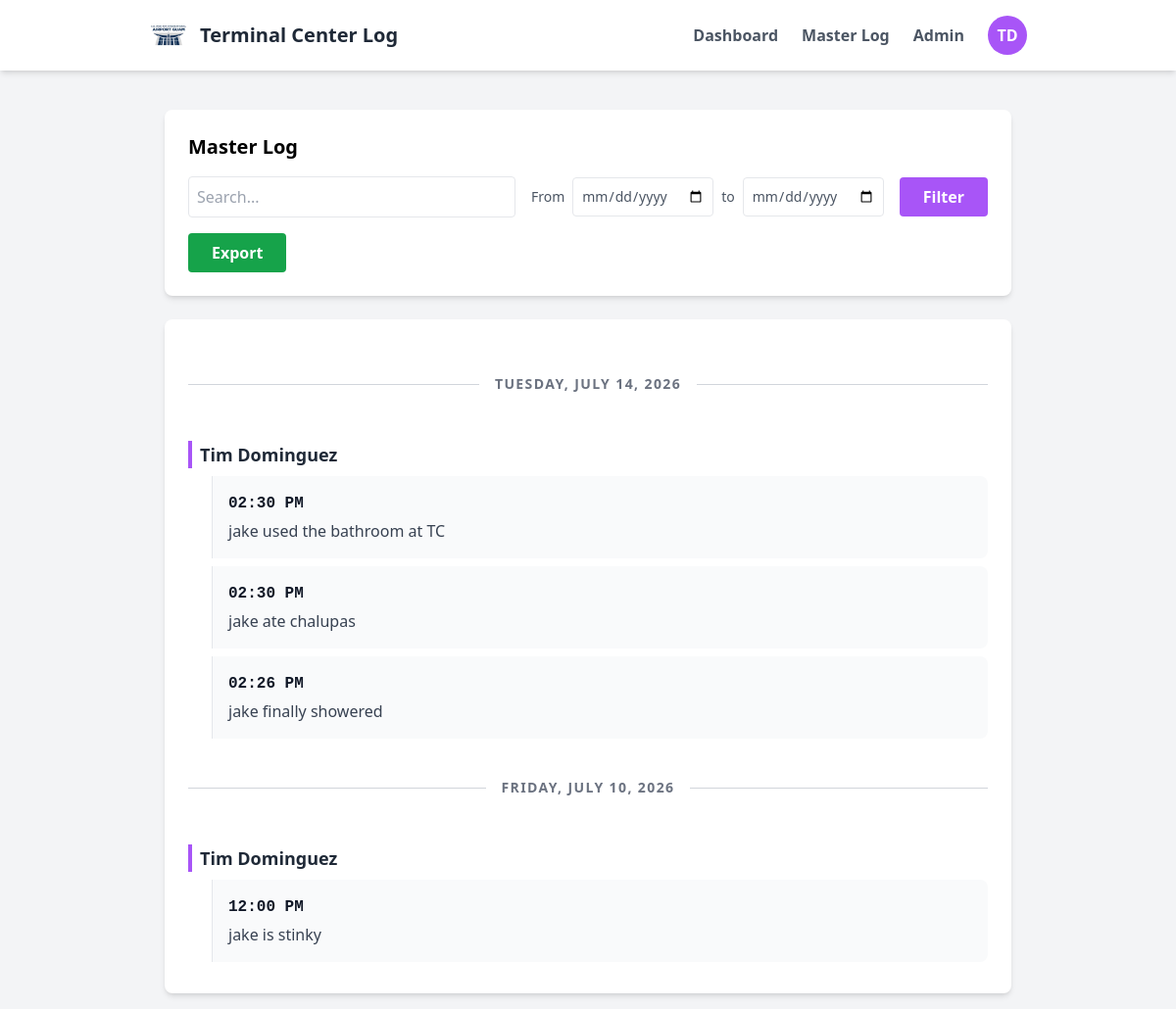
The page /master_log (signed in) on the database its author committed.
### tables this page shows
CREATE TABLE Logs (
    id INTEGER PRIMARY KEY AUTOINCREMENT,
    user_id INTEGER NOT NULL,
    timestamp DATETIME DEFAULT CURRENT_TIMESTAMP,
    content TEXT NOT NULL,
    status TEXT NOT NULL,
    FOREIGN KEY (user_id) REFERENCES Users (id)
);

CREATE TABLE Users (
    id INTEGER PRIMARY KEY AUTOINCREMENT,
    username TEXT UNIQUE NOT NULL,
    password_hash TEXT NOT NULL,
    role TEXT NOT NULL,
    first_name TEXT,
    last_name TEXT
);

### app.py (the view)
@app.route('/master_log')
def master_log():
    if 'user_id' not in session:
        return redirect(url_for('login'))
    search_query = request.args.get('q', '')
    start_date = request.args.get('start_date', '')
    end_date = request.args.get('end_date', '')
    conn = get_db()
    query = '''
        SELECT Logs.timestamp, Logs.content, Users.username, Users.first_name, Users.last_name
        FROM Logs JOIN Users ON Logs.user_id = Users.id
        WHERE Logs.status = 'committed'
    '''
    params = []
    if search_query:
        query += " AND (Logs.content LIKE ? OR Users.username LIKE ?)"
        params.extend(['%' + search_query + '%', '%' + search_query + '%'])
    if start_date:
        query += " AND DATE(datetime(Logs.timestamp, '+10 hours')) >= ?"
        params.append(start_date)
    if end_date:
        query += " AND DATE(datetime(Logs.timestamp, '+10 hours')) <= ?"
        params.append(end_date)
    query += " ORDER BY Logs.timestamp DESC"
    logs = conn.execute(query, params).fetchall()
    conn.close()
    return render_template('master_log.html', logs=logs, search_query=search_query, start_date=start_date, end_date=end_date)

### app.py (called while the page is built)
@app.template_filter('timeformat')
def timeformat(value):
    try:
        dt = datetime.strptime(value, '%Y-%m-%dT%H:%M')
        return dt.strftime('%I:%M %p')
    except:
        return value

@app.template_filter('localdate')
def localdate(value):
    try:
        dt = datetime.strptime(value, '%Y-%m-%dT%H:%M')
        return dt.strftime('%A, %B %d, %Y').upper()
    except:
        return value

def get_db():
    conn = sqlite3.connect('logbook.db')
    conn.row_factory = sqlite3.Row # This lets us access columns by name
    return conn

### templates/master_log.html
{% extends 'base.html' %}
{% block content %}
<div class="bg-white p-6 rounded-lg shadow-md mb-6">
    <h2 class="text-xl font-bold mb-4">Master Log</h2>
    <form method="GET" action="/master_log" class="flex flex-wrap gap-4 items-center">
        <input type="text" name="q" placeholder="Search..." class="flex-1 border p-2 rounded">
        <div class="flex items-center gap-2 text-sm text-gray-600 font-medium">
            <label>From</label>
            <input type="date" name="start_date" class="border p-2 rounded">
            <span>to</span>
            <input type="date" name="end_date" class="border p-2 rounded">
        </div>
        <button type="submit" class="bg-purple-500 text-white px-6 py-2 rounded font-bold hover:bg-purple-600 transition">
            Filter
        </button>
        {% if session.get('role') == 'Admin' %}
        <a href="{{ url_for('export_csv', q=request.args.get('q'), start_date=request.args.get('start_date'), end_date=request.args.get('end_date')) }}"
           class="bg-green-600 text-white px-6 py-2 rounded font-bold hover:bg-green-700 transition">
            Export
        </a>
        {% endif %}
    </form>
</div>
<div class="bg-white p-6 rounded-lg shadow-md">
    {% for log in logs %}
        {% set current_date = log['timestamp'] | localdate %}
        {% if loop.first or current_date != logs[loop.index0 - 1]['timestamp'] | localdate %}
            <div class="relative py-8">
                <div class="absolute inset-0 flex items-center"><div class="w-full border-t border-gray-300"></div></div>
                <div class="relative flex justify-center">
                    <span class="bg-white px-4 text-sm font-bold text-gray-500 uppercase tracking-widest">{{ current_date }}</span>
                </div>
            </div>
        {% endif %}
        {% if loop.first or log['user_id'] != logs[loop.index0 - 1]['user_id'] or current_date != logs[loop.index0 - 1]['timestamp'] | localdate %}
            <div class="mt-4 mb-2 pl-2 border-l-4 border-purple-500">
                <h3 class="font-bold text-gray-800 text-lg">{{ log['first_name'] }} {{ log['last_name'] }}</h3>
            </div>
        {% endif %}
        <div class="ml-6 p-4 bg-gray-50 my-2 rounded-r-lg hover:bg-gray-100 transition border-l border-gray-200">
            <p class="text-gray-900 font-bold font-mono text-base mb-1">{{ log['timestamp'] | timeformat }}</p>
            <p class="text-gray-700 mt-1">{{ log['content'] }}</p>
        </div>
    {% else %}
        <p class="text-gray-500 italic text-center py-4">No logs found.</p>
    {% endfor %}
</div>
{% endblock %}

### templates/base.html (shortened to what this page needs)
<!DOCTYPE html>
<html lang="en">
<head>
    <script src="https://cdn.tailwindcss.com"></script>
</head>
<body class="bg-gray-100 min-h-screen">
    <nav class="bg-white shadow-md p-4 mb-6">
        <div class="max-w-4xl mx-auto flex justify-between items-center">
            <div class="flex items-center gap-3">
                <img src="{{ url_for('static', filename='logo.png') }}" class="w-10 h-10 object-contain" alt="Logo">
                <span class="font-bold text-xl text-gray-800">Terminal Center Log</span>
            </div>
            <div class="flex items-center gap-6">
                <a href="/" class="text-gray-600 hover:text-purple-600 font-bold">Dashboard</a>
                <a href="/master_log" class="text-gray-600 hover:text-purple-600 font-bold">Master Log</a>
                {% if session.get('role') == 'Admin' %}
                    <a href="/admin_dashboard" class="text-gray-600 hover:text-purple-600 font-bold">Admin</a>
                {% endif %}
                <div class="relative">
                    <button onclick="toggleDropdown()" class="w-10 h-10 bg-purple-500 rounded-full flex items-center justify-center text-white font-bold hover:bg-purple-600 transition">
                        {{ session.get('first_name', 'U')[0] }}{{ session.get('last_name', 'U')[0] }}
                    </button>
                </div>
            </div>
        </div>
    </nav>
    <div class="max-w-4xl mx-auto p-4">
        {% block content %}{% endblock %}
    </div>
</body>
</html>

### rows shown on the page
Logs: current_date "TUESDAY, JULY 14, 2026", first_name "Tim", last_name "Dominguez", timestamp "02:30 PM", content "jake used the bathroom at TC"
Logs: timestamp "02:30 PM", content "jake ate chalupas"
Logs: timestamp "02:26 PM", content "jake finally showered"
Logs: current_date "FRIDAY, JULY 10, 2026", first_name "Tim", last_name "Dominguez", timestamp "12:00 PM", content "jake is stinky"

### other values the page prints
{{ session.get('first_name', 'U')[0] }} "T"
{{ session.get('last_name', 'U')[0] }} "D"
